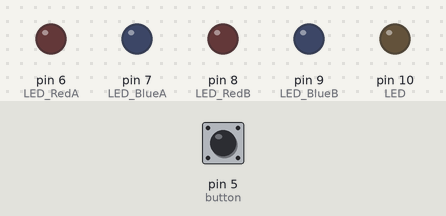
A sketch run on a simulated Arduino Uno, built with avr-gcc and run on an emulated ATmega328P. On the bench: output pins drawn as LEDs (lit = HIGH). The inputs (shaded band) are chosen by the test bench; at power-on: pin 5 (button) HIGH.

Above: at 1.2 s.
1.3 s: pin 5 (button) pulled LOW for 0.15 s
At 1.46 s:
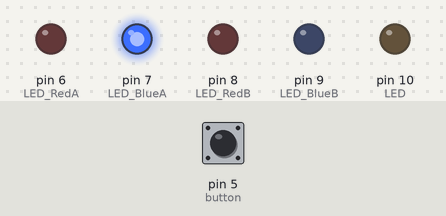
4.3 s: pin 5 (button) pulled LOW for 1 s
At 4.46 s:
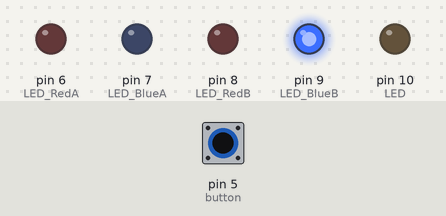
7.3 s: pin 5 (button) pulled LOW for 0.15 s
At 7.46 s:
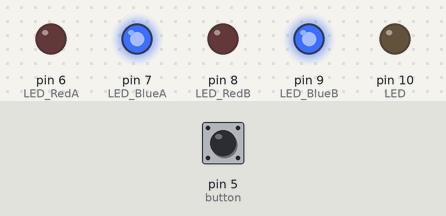
10.3 s: pin 5 (button) pulled LOW for 3.2 s
At 11.6 s:
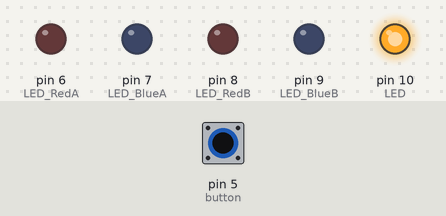
Timing chart, 0 to 13.3 s (numbered marks = the images above; inputs shaded):
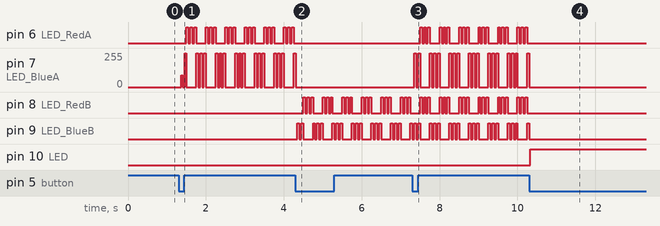

Measured:
- after the input at 1.3 s, pin 6 (LED_RedA): LOW → HIGH after 0.20 s, then repeats every 0.50 s: 2 × (LOW 0.05 s, HIGH 0.05 s), LOW 0.25 s, HIGH 0.05 s; pin 7 (LED_BlueA): 0/255 → 89/255 after 0.06 s, then repeats every 0.50 s: 0/255 0.05 s, 255/255 0.05 s, 0/255 0.25 s, 255/255 0.05 s, 0/255 0.05 s, 255/255 0.05 s
- after the input at 4.3 s, pin 6 (LED_RedA): stops changing and stays LOW; pin 7 (LED_BlueA): goes on until 4.3 s, then stays 0/255
- after the input at 7.3 s, pin 6 (LED_RedA): LOW → HIGH after 0.20 s, then repeats every 0.50 s: 2 × (LOW 0.05 s, HIGH 0.05 s), LOW 0.25 s, HIGH 0.05 s; pin 7 (LED_BlueA): 0/255 → 255/255 after 0.05 s, then repeats every 0.50 s: 0/255 0.05 s, 255/255 0.05 s, 0/255 0.25 s, 255/255 0.05 s, 0/255 0.05 s, 255/255 0.05 s
- after the input at 10.3 s, pin 6 (LED_RedA), pin 8 (LED_RedB): stops changing and stays LOW; pin 7 (LED_BlueA): goes on until 10.3 s, then stays 0/255; pin 9 (LED_BlueB): goes on until 10.3 s, then stays LOW; pin 10 (LED): LOW → HIGH at once

The sketch:

PoliceLight.ino
```cpp
#include "avr/sleep.h"
#include <ezButton.h>

#define REDA 00
#define BLUEA 01
#define REDB 02
#define BLUEB 03

int buttonState;
int lastButtonState = HIGH;

/*
//AS PER BANGALORE SMD PCB
const int LED_RedA=6,LED_BlueB=7;
const int LED_RedB=8,LED_BlueA=9;
const int LED=10;
*/

//AS PER BARASAT THT PCB
const int LED_RedA=6,LED_BlueA=7;
const int LED_RedB=8,LED_BlueB=9;
const int LED=10;

int btn_count=0;

byte whichLED1 = REDA;
byte whichLED2 = BLUEA;

byte Red_StateA = LOW;
byte Blue_StateA = LOW;
byte Red_StateB = LOW;
byte Blue_StateB = LOW;

unsigned long switchDelay = 250;
unsigned long strobeDelay = 50;

unsigned long strobeWait = strobeDelay;
unsigned long waitUntilSwitch = switchDelay;

ezButton button(5);

void setup()
{
  //declearing all the unused I/O as input pullup
  //to reduce the sleep mode power consumption
  pinMode(2, INPUT_PULLUP);   //unused
  pinMode(3, INPUT_PULLUP);   //unused
  pinMode(4, INPUT_PULLUP);   //unused
  pinMode(11, INPUT_PULLUP);   //unused
  pinMode(12, INPUT_PULLUP);    //unused
  pinMode(13, INPUT_PULLUP);    //unused
  pinMode(14, INPUT_PULLUP);  //unused
  pinMode(15, INPUT_PULLUP);  //unused
  pinMode(16, INPUT_PULLUP);  //unused

  pinMode(LED_RedA, OUTPUT);
  pinMode(LED_BlueA, OUTPUT);
  pinMode(LED_RedB, OUTPUT);
  pinMode(LED_BlueB, OUTPUT);

  pinMode(LED, OUTPUT);

  button.setDebounceTime(25);
  button.setCountMode(COUNT_FALLING);
}


void loop()
{
  button.loop();
  int reading = button.getStateRaw();
  if (reading != lastButtonState)
  {
    btn_count = button.getCount();
  }


  switch(btn_count)
   {
    case 1:   //left strobe
        digitalWrite(LED_RedA, Red_StateA);
        digitalWrite(LED_BlueA, Blue_StateA);
        digitalWrite(LED_RedB, 0);
        digitalWrite(LED_BlueB, 0);
        if ((long)(millis() - waitUntilSwitch)>=0)
        {
            Red_StateA = LOW;
            Blue_StateA = LOW;
            whichLED1 = !whichLED1;
            waitUntilSwitch += switchDelay;
        }


        if ((long)(millis() - strobeWait)>=0)
        {
            if (whichLED1 == REDA)
                Red_StateA = !Red_StateA;
            if (whichLED1 == BLUEA)
                Blue_StateA = !Blue_StateA;
            strobeWait += strobeDelay;
        }
          break;

    case 2:   //right strobe
        digitalWrite(LED_RedA, 0);
        digitalWrite(LED_BlueA, 0);
        digitalWrite(LED_RedB, Red_StateA);
        digitalWrite(LED_BlueB, Blue_StateA);
        if ((long)(millis() - waitUntilSwitch)>=0)
        {

            Red_StateA = LOW;
            Blue_StateA = LOW;
            whichLED1 = !whichLED1;
            waitUntilSwitch += switchDelay;
        }


    if ((long)(millis() - strobeWait)>=0)
    {
        if (whichLED1 == REDA)
            Red_StateA = !Red_StateA;
        if (whichLED1 == BLUEA)
            Blue_StateA = !Blue_StateA;
        strobeWait += strobeDelay;
    }
         break;

    case 3:   //left + right strobe
          digitalWrite(LED_RedA, Red_StateA);
          digitalWrite(LED_BlueA, Blue_StateA);
          digitalWrite(LED_RedB, Red_StateA);
          digitalWrite(LED_BlueB, Blue_StateA);

          if ((long)(millis() - waitUntilSwitch)>=0)
          {

              Red_StateA = LOW;
              Blue_StateA = LOW;
              whichLED1 = !whichLED1;
              waitUntilSwitch += switchDelay;
          }


          if ((long)(millis() - strobeWait)>=0)
          {
              if (whichLED1 == REDA)
                  Red_StateA = !Red_StateA;
              if (whichLED1 == BLUEA)
                  Blue_StateA = !Blue_StateA;
              strobeWait += strobeDelay;
          }
         break;

    case 4:  //torch on
          digitalWrite(LED,1);
          digitalWrite(LED_BlueA,0);
          digitalWrite(LED_BlueB,0);
          digitalWrite(LED_RedA,0);
          digitalWrite(LED_RedB,0);
          break;

    case 5:   //all off
          digitalWrite(LED,0);
          digitalWrite(LED_BlueA,0);
          digitalWrite(LED_BlueB,0);
          digitalWrite(LED_RedA,0);
          digitalWrite(LED_RedB,0);
          sleep(); //function to put the MCU into sleep mode
          button.resetCount();
          break;

    default:    //by default everything stays off
          //btn_count=0;

          digitalWrite(LED,0);
          digitalWrite(LED_BlueA,0);
          digitalWrite(LED_BlueB,0);
          digitalWrite(LED_RedA,0);
          digitalWrite(LED_RedB,0);
          break;
   }
}


void sleep()
{

    set_sleep_mode (SLEEP_MODE_PWR_DOWN);
    sleep_enable();
    sleep_mode();
    sei();
    sleep_cpu();
    sleep_disable();
    //cli();

}
```
